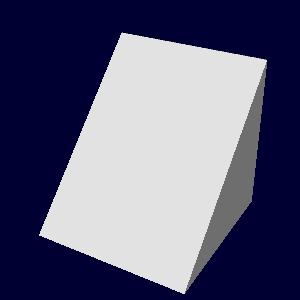

Source code (Python):
#!/usr/bin/env python

# Read an animated morph cube glTF file and render at a specific time step.

import os

import vtkmodules.vtkInteractionStyle  # noqa: F401
import vtkmodules.vtkRenderingFreeType  # noqa: F401
import vtkmodules.vtkRenderingOpenGL2  # noqa: F401

from vtkmodules.vtkCommonExecutionModel import vtkStreamingDemandDrivenPipeline
from vtkmodules.vtkIOGeometry import vtkGLTFReader
from vtkmodules.vtkRenderingCore import (
    vtkActor,
    vtkCompositePolyDataMapper,
    vtkRenderWindow,
    vtkRenderWindowInteractor,
    vtkRenderer,
)

# Source
data_dir = os.environ.get("VPE_DATA_DIR", os.path.dirname(os.path.abspath(__file__)))

# Read animated morph cube glTF file
step = 200
gltf_reader = vtkGLTFReader()
gltf_reader.SetFileName(os.path.join(data_dir, "glTF", "AnimatedMorphCube", "AnimatedMorphCube.gltf"))
gltf_reader.SetFrameRate(60)
gltf_reader.ApplyDeformationsToGeometryOn()

# Enable all animations
gltf_reader.UpdateInformation()
for i in range(gltf_reader.GetNumberOfAnimations()):
    gltf_reader.EnableAnimation(i)

# Update to get time steps
gltf_reader.UpdateInformation()
output_info = gltf_reader.GetOutputInformation(0)
nb_steps = output_info.Length(vtkStreamingDemandDrivenPipeline.TIME_STEPS())
assert nb_steps >= step, f"Not enough time steps: {nb_steps} < {step}"

time = output_info.Get(vtkStreamingDemandDrivenPipeline.TIME_STEPS(), step)
output_info.Set(vtkStreamingDemandDrivenPipeline.UPDATE_TIME_STEP(), time)
gltf_reader.Update()

# Mapper
composite_mapper = vtkCompositePolyDataMapper()
composite_mapper.SetInputConnection(gltf_reader.GetOutputPort())

# Actor
gltf_actor = vtkActor()
gltf_actor.SetMapper(composite_mapper)

# Renderer
renderer = vtkRenderer()
renderer.AddActor(gltf_actor)
renderer.SetBackground(0.0, 0.0, 0.2)

# Render window
render_window = vtkRenderWindow()
render_window.AddRenderer(renderer)
render_window.SetWindowName("gltf reader morphing")
render_window.SetMultiSamples(0)
render_window.SetSize(300, 300)

# Interactor
interactor = vtkRenderWindowInteractor()
interactor.SetRenderWindow(render_window)

# Scene
renderer.ResetCamera()
camera = renderer.GetActiveCamera()
camera.Azimuth(30)
camera.Elevation(30)
camera.SetClippingRange(0.1, 1000)

interactor.Initialize()
interactor.Start()
